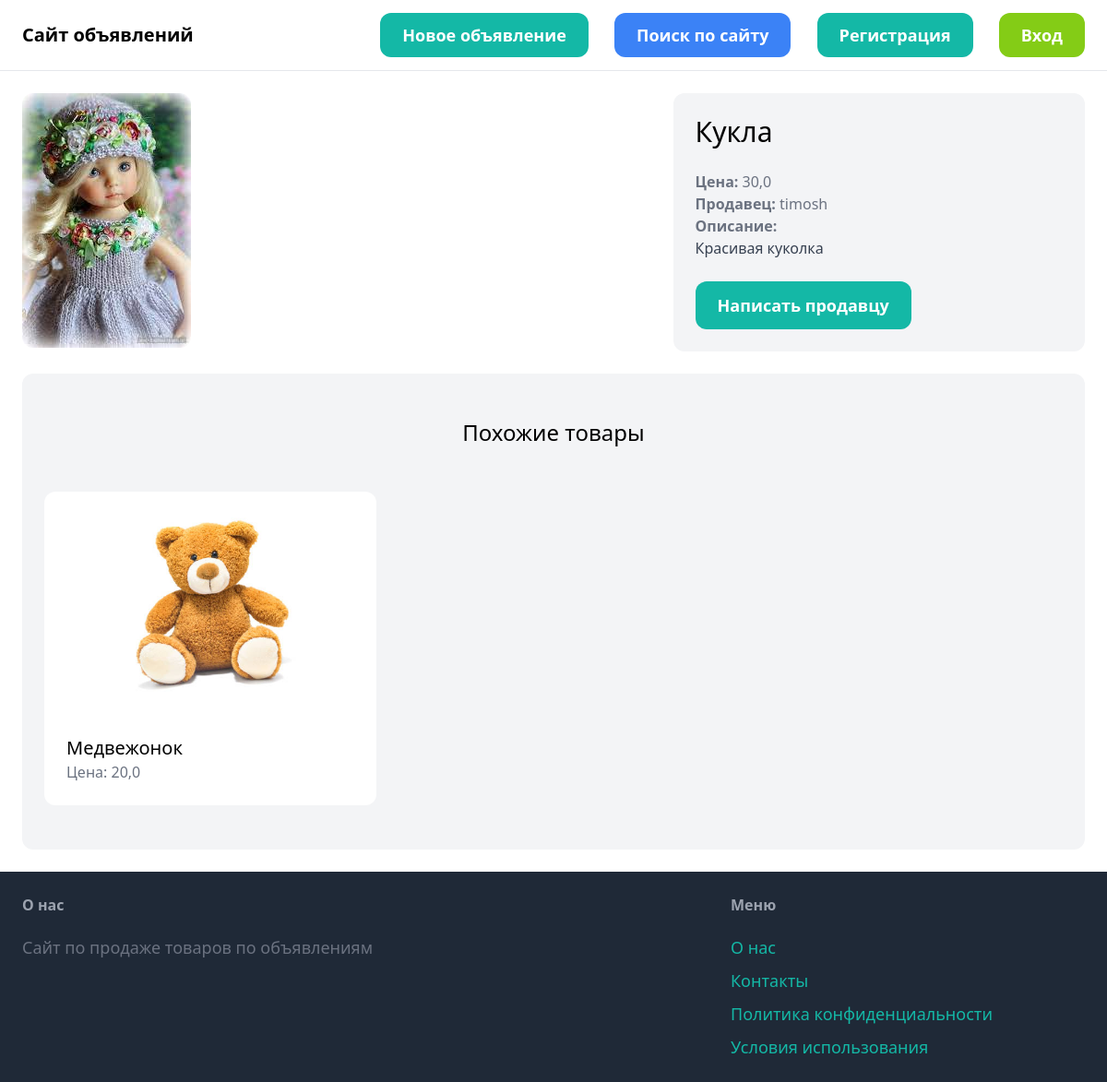
Screenshot of /items/10/ with the database file from the repository.
### item/models.py (models this page shows, shortened)
class Item(models.Model):
    category = models.ForeignKey(Category, related_name='items', on_delete=models.CASCADE)
    name = models.CharField(max_length=255)
    description = models.TextField(blank=True, null=True)
    price = models.FloatField()
    image = models.ImageField(upload_to='item_images', blank=True, null=True)
    is_sold = models.BooleanField(default=False)
    created_by = models.ForeignKey(User, related_name='items', on_delete=models.CASCADE)
    created_at = models.DateTimeField(auto_now_add=True)

### item/views.py (the view)
# urls.py: path('<int:pk>/', views.detail, name='detail'),
def detail(request, pk):
    item = get_object_or_404(Item, pk=pk)
    related_items = Item.objects.filter(category=item.category, is_sold=False).exclude(pk=pk)[0:3]
    return render(request, 'item/detail.html', {
        'item': item,
        'related_items': related_items
    })

### item/templates/item/detail.html (shortened to what this page needs)
{% extends 'core/base.html' %}
{% block content %}
<div class="grid grid-cols-5 gap-6">
    <div class="col-span-3">
        <img src="{{ item.image.url }}" class="rounded-xl">
    </div>
    <div class="col-span-2 p-6 bg-gray-100 rounded-xl">
        <h1 class="mb-6 text-3xl">{{ item.name }}</h1>
        <p class="text-gray-500"><strong>Цена: </strong>{{ item.price }}</p>
        <p class="text-gray-500"><strong>Продавец: </strong>{{ item.created_by.username }}</p>
        {% if item.description %}
            <p class="text-gray-700">
                <strong class="text-gray-500">Описание:</strong><br>
                {{ item.description }}
            </p>
        {% endif %}
        {% if request.user == item.created_by %}
            <div class="mt-6 p-6 bg-white rounded-xl">
                <p>Это ваш товар!</p>
                <a href="{% url 'item:edit' item.id %}#" class="inline-block mt-6 px-6 py-3 text-lg font-semibold bg-teal-500 text-white rounded-xl">Редактировать</a>
                <a href="{% url 'item:delete' item.id %}" class="inline-block mt-6 px-6 py-3 text-lg font-semibold bg-red-500 text-white rounded-xl">Удалить</a>
            </div>
        {% else %}
            <a href="{% url 'conversation:new' item.id %}" class="inline-block mt-6 px-6 py-3 text-lg font-semibold bg-teal-500 text-white rounded-xl hover:bg-teal-700">Написать продавцу</a>
        {% endif %}
    </div>
</div>
<div class="mt-6 px-6 py-12 bg-gray-100 rounded-xl">
    <h2 class="mb-12 text-2xl text-center">Похожие товары</h2>
    <div class="grid grid-cols-3 gap-3">
        {% for item in related_items %}
            <div>
                <a href="{% url 'item:detail' item.id %}">
                    <div>
                        <img src="{{ item.image.url }}" class="rounded-t-xl">
                    </div>
                    <div class="p-6 bg-white rounded-b-xl">
                        <h2 class="text-xl">{{ item.name}}</h2>
                        <p class="text-gray-500">Цена: {{ item.price}}</p>
                    </div>
                </a>
            </div>
        {% endfor %}
    </div>
</div>
{% endblock %}

### rows the page displays
Item: image (picture), name "Кукла", price "30,0", created_by.username "timosh", description "Красивая куколка"
Item: image (picture), name "Медвежонок", price "20,0"
